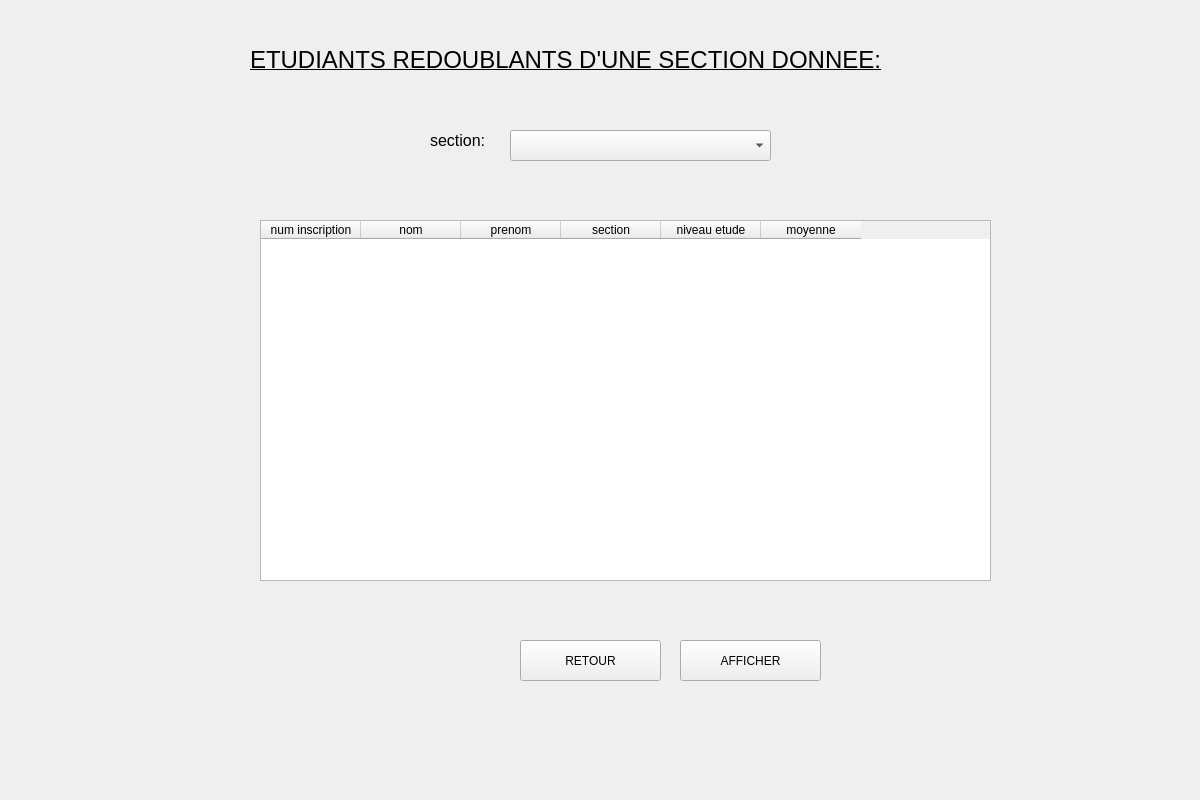
<?xml version="1.0" encoding="UTF-8"?>
<ui version="4.0">
 <class>Form</class>
 <widget class="QWidget" name="Form">
  <property name="geometry">
   <rect>
    <x>0</x>
    <y>0</y>
    <width>1200</width>
    <height>800</height>
   </rect>
  </property>
  <property name="windowTitle">
   <string>Form</string>
  </property>
  <widget class="QLabel" name="label">
   <property name="geometry">
    <rect>
     <x>250</x>
     <y>30</y>
     <width>751</width>
     <height>61</height>
    </rect>
   </property>
   <property name="text">
    <string>&lt;html&gt;&lt;head/&gt;&lt;body&gt;&lt;p&gt;&lt;span style=&quot; font-size:18pt; text-decoration: underline;&quot;&gt;ETUDIANTS REDOUBLANTS D'UNE SECTION DONNEE:&lt;/span&gt;&lt;/p&gt;&lt;/body&gt;&lt;/html&gt;</string>
   </property>
  </widget>
  <widget class="QPushButton" name="ok">
   <property name="geometry">
    <rect>
     <x>520</x>
     <y>640</y>
     <width>141</width>
     <height>41</height>
    </rect>
   </property>
   <property name="styleSheet">
    <string notr="true">font: 12pt &quot;MS Shell Dlg 2&quot;;</string>
   </property>
   <property name="text">
    <string>RETOUR</string>
   </property>
  </widget>
  <widget class="QPushButton" name="afficher">
   <property name="geometry">
    <rect>
     <x>680</x>
     <y>640</y>
     <width>141</width>
     <height>41</height>
    </rect>
   </property>
   <property name="styleSheet">
    <string notr="true">font: 12pt &quot;MS Shell Dlg 2&quot;;</string>
   </property>
   <property name="text">
    <string>AFFICHER</string>
   </property>
  </widget>
  <widget class="QTableWidget" name="tableWidget">
   <property name="geometry">
    <rect>
     <x>260</x>
     <y>220</y>
     <width>731</width>
     <height>361</height>
    </rect>
   </property>
   <column>
    <property name="text">
     <string>num inscription</string>
    </property>
   </column>
   <column>
    <property name="text">
     <string>nom</string>
    </property>
   </column>
   <column>
    <property name="text">
     <string>prenom</string>
    </property>
   </column>
   <column>
    <property name="text">
     <string>section</string>
    </property>
   </column>
   <column>
    <property name="text">
     <string>niveau etude</string>
    </property>
   </column>
   <column>
    <property name="text">
     <string>moyenne</string>
    </property>
   </column>
  </widget>
  <widget class="QLabel" name="label_2">
   <property name="geometry">
    <rect>
     <x>430</x>
     <y>130</y>
     <width>81</width>
     <height>21</height>
    </rect>
   </property>
   <property name="text">
    <string>&lt;html&gt;&lt;head/&gt;&lt;body&gt;&lt;p&gt;&lt;span style=&quot; font-size:12pt;&quot;&gt;section:&lt;/span&gt;&lt;/p&gt;&lt;/body&gt;&lt;/html&gt;</string>
   </property>
  </widget>
  <widget class="QLabel" name="section_2">
   <property name="geometry">
    <rect>
     <x>520</x>
     <y>170</y>
     <width>201</width>
     <height>20</height>
    </rect>
   </property>
   <property name="text">
    <string/>
   </property>
  </widget>
  <widget class="QComboBox" name="section">
   <property name="geometry">
    <rect>
     <x>510</x>
     <y>130</y>
     <width>261</width>
     <height>31</height>
    </rect>
   </property>
   <property name="styleSheet">
    <string notr="true">QLineEdit {
border: 1px solid rgb(37,39,48);
border-radius: 20px;
padding-left:20px;
padding-right:20px;
}
QLineEdit:hover{
	border: 2px solid rgb(222, 221, 218)
}
QLineEdit:focus{
	border: 2px solid rgb(154, 208, 236)
}</string>
   </property>
   <item>
    <property name="text">
     <string/>
    </property>
   </item>
   <item>
    <property name="text">
     <string>CPI1</string>
    </property>
   </item>
   <item>
    <property name="text">
     <string>CPI2</string>
    </property>
   </item>
   <item>
    <property name="text">
     <string>L1 INFO</string>
    </property>
   </item>
   <item>
    <property name="text">
     <string>L1 TIC</string>
    </property>
   </item>
   <item>
    <property name="text">
     <string>L1 EEA</string>
    </property>
   </item>
   <item>
    <property name="text">
     <string>L1 MATH</string>
    </property>
   </item>
   <item>
    <property name="text">
     <string>L2 INFO </string>
    </property>
   </item>
   <item>
    <property name="text">
     <string>L2 TIC</string>
    </property>
   </item>
   <item>
    <property name="text">
     <string>L2 EEA</string>
    </property>
   </item>
   <item>
    <property name="text">
     <string>L2 MATH</string>
    </property>
   </item>
   <item>
    <property name="text">
     <string>L3 INFO</string>
    </property>
   </item>
   <item>
    <property name="text">
     <string>L3 TIC</string>
    </property>
   </item>
   <item>
    <property name="text">
     <string>L3 EEA</string>
    </property>
   </item>
   <item>
    <property name="text">
     <string>ING 1</string>
    </property>
   </item>
   <item>
    <property name="text">
     <string>ING2</string>
    </property>
   </item>
  </widget>
  <widget class="QLabel" name="label_4">
   <property name="geometry">
    <rect>
     <x>-230</x>
     <y>-20</y>
     <width>1441</width>
     <height>861</height>
    </rect>
   </property>
   <property name="text">
    <string/>
   </property>
   <property name="pixmap">
    <pixmap>n1mtIpU.jpg</pixmap>
   </property>
   <property name="scaledContents">
    <bool>true</bool>
   </property>
  </widget>
  <widget class="QLabel" name="label_10">
   <property name="geometry">
    <rect>
     <x>1050</x>
     <y>10</y>
     <width>131</width>
     <height>161</height>
    </rect>
   </property>
   <property name="text">
    <string/>
   </property>
   <property name="pixmap">
    <pixmap>output-onlinepngtools.png</pixmap>
   </property>
   <property name="scaledContents">
    <bool>true</bool>
   </property>
  </widget>
  <zorder>label_4</zorder>
  <zorder>label</zorder>
  <zorder>ok</zorder>
  <zorder>afficher</zorder>
  <zorder>tableWidget</zorder>
  <zorder>label_2</zorder>
  <zorder>section_2</zorder>
  <zorder>section</zorder>
  <zorder>label_10</zorder>
 </widget>
 <resources/>
 <connections/>
</ui>
